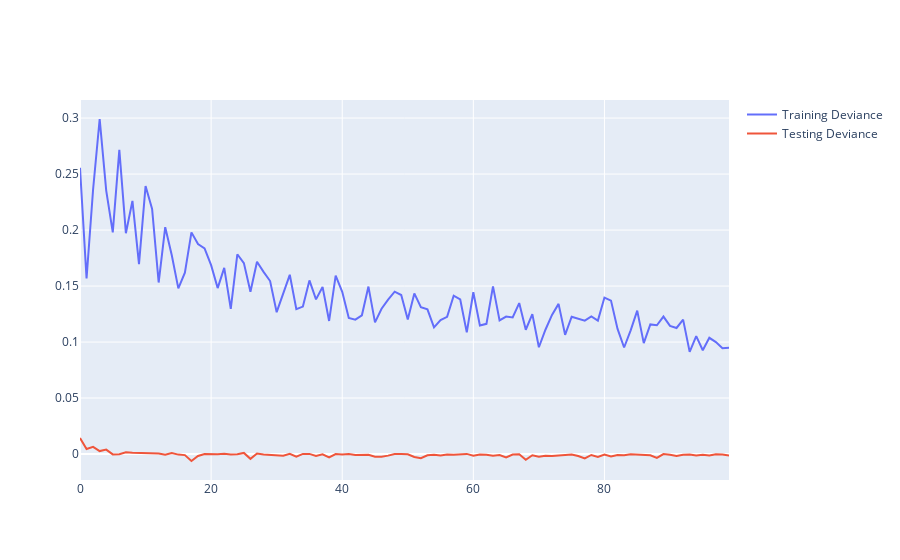

Notebook cell for this chart:
### Markdown cell above
And add the two lines, one for training deviance and one for testing deviance.

### Code cell
fig.add_scatter(x=np.arange(0,100), y=gradientBoostingRegressor.train_score_, name="Training Deviance")

fig.add_scatter(x=np.arange(0,100), y=gradientBoostingRegressor.oob_improvement_, name="Testing Deviance")

#<xml xmlns="https://developers.google.com/blockly/xml"><variables><variable id="FuH.yx^v|kVlL!174TwM">fig</variable></variables><block type="varDoMethod" id="t+LX0/GT`Qh5{V)D|_Do" x="8" y="108"><field name="VAR" id="FuH.yx^v|kVlL!174TwM">fig</field><field name="MEMBER">add_scatter</field><data>fig:add_scatter</data><value name="INPUT"><block type="lists_create_with" id="$P.j=XWx|B{Y).~[lezc"><mutation items="3"></mutation><value name="ADD0"><block type="dummyOutputCodeBlock" id="Hwlm,itF~DgkC;2v8pR#"><field name="CODE">x=np.arange(0,100)</field></block></value><value name="ADD1"><block type="dummyOutputCodeBlock" id="?Vn@H0+:Y,rip,w8aKf2"><field name="CODE">y=gradientBoostingRegressor.train_score_</field></block></value><value name="ADD2"><block type="dummyOutputCodeBlock" id="GJ2OO1n10FnddKV3eGZ)"><field name="CODE">name="Training Deviance"</field></block></value></block></value></block><block type="varDoMethod" id="%th4!T:T(hpvb_^]Me[#" x="15" y="192"><field name="VAR" id="FuH.yx^v|kVlL!174TwM">fig</field><field name="MEMBER">add_scatter</field><data>fig:add_scatter</data><value name="INPUT"><block type="lists_create_with" id="JUgueIjO?}v?1eij{k0H"><mutation items="3"></mutation><value name="ADD0"><block type="dummyOutputCodeBlock" id="@pg^4a/R,=aqA`%8At`r"><field name="CODE">x=np.arange(0,100)</field></block></value><value name="ADD1"><block type="dummyOutputCodeBlock" id=",KXsqS*+JycIh?{g;`vQ"><field name="CODE">y=gradientBoostingRegressor.oob_improvement_</field></block></value><value name="ADD2"><block type="dummyOutputCodeBlock" id="B5jcBj.Fhb9nYG#1H/]z"><field name="CODE">name="Testing Deviance"</field></block></value></block></value></block></xml>

### Figure 1 — Plotly figure (JSON) as saved in the notebook; plotly's stock layout.template omitted (floating-point values rounded to 4 significant figures)
{"data": [{"name": "Training Deviance", "type": "scatter", "x": [0, 1, 2, 3, 4, 5, 6, 7, 8, 9, 10, 11, 12, 13, 14, 15, 16, 17, 18, 19, 20, 21, 22, 23, 24, 25, 26, 27, 28, 29, 30, 31, 32, 33, 34, 35, 36, 37, 38, 39, 40, 41, 42, 43, 44, 45, 46, 47, 48, 49, 50, 51, 52, 53, 54, 55, 56, 57, 58, 59, 60, 61, 62, 63, 64, 65, 66, 67, 68, 69, 70, 71, 72, 73, 74, 75, 76, 77, 78, 79, 80, 81, 82, 83, 84, 85, 86, 87, 88, 89, 90, 91, 92, 93, 94, 95, 96, 97, 98, 99], "y": [0.2557, 0.1568, 0.2364, 0.2992, 0.2352, 0.1979, 0.2716, 0.1972, 0.2261, 0.1696, 0.2393, 0.2188, 0.1532, 0.2025, 0.1775, 0.1479, 0.162, 0.1979, 0.1875, 0.1837, 0.1686, 0.1482, 0.1662, 0.1296, 0.1784, 0.1704, 0.145, 0.1717, 0.1626, 0.1545, 0.1266, 0.1432, 0.16, 0.1294, 0.1316, 0.155, 0.1381, 0.1492, 0.1188, 0.1592, 0.1449, 0.1216, 0.12, 0.1239, 0.1495, 0.1176, 0.1297, 0.1379, 0.145, 0.142, 0.1202, 0.1434, 0.1312, 0.1292, 0.1131, 0.1196, 0.1226, 0.1414, 0.138, 0.1087, 0.1444, 0.1147, 0.1163, 0.1497, 0.1194, 0.1227, 0.122, 0.1348, 0.111, 0.125, 0.09537, 0.111, 0.1242, 0.1341, 0.1065, 0.1226, 0.1208, 0.1191, 0.1228, 0.1191, 0.1397, 0.137, 0.1117, 0.09512, 0.1105, 0.1281, 0.09904, 0.1157, 0.115, 0.1228, 0.1144, 0.1126, 0.12, 0.09125, 0.1053, 0.09266, 0.1038, 0.09995, 0.09444, 0.09483]}, {"name": "Testing Deviance", "type": "scatter", "x": [0, 1, 2, 3, 4, 5, 6, 7, 8, 9, 10, 11, 12, 13, 14, 15, 16, 17, 18, 19, 20, 21, 22, 23, 24, 25, 26, 27, 28, 29, 30, 31, 32, 33, 34, 35, 36, 37, 38, 39, 40, 41, 42, 43, 44, 45, 46, 47, 48, 49, 50, 51, 52, 53, 54, 55, 56, 57, 58, 59, 60, 61, 62, 63, 64, 65, 66, 67, 68, 69, 70, 71, 72, 73, 74, 75, 76, 77, 78, 79, 80, 81, 82, 83, 84, 85, 86, 87, 88, 89, 90, 91, 92, 93, 94, 95, 96, 97, 98, 99], "y": [0.01425, 0.004435, 0.006362, 0.00265, 0.003941, -0.0003489, -9.293e-05, 0.001578, 0.001159, 0.001038, 0.001133, 0.0005547, 0.0005667, -0.0005783, 0.0008264, -0.000523, -0.0009467, -0.006217, -0.001739, 9.362e-05, -0.0002495, -0.0001805, 0.0002002, -0.0003813, -0.0002664, 0.0009804, -0.004285, 0.0004009, -0.0004704, -0.0006161, -0.0008355, -0.001494, 0.0002087, -0.002433, 7.596e-05, 0.0001387, -0.001799, -0.0001858, -0.003015, -3.773e-05, -0.0004159, 4.361e-05, -0.0008475, -0.0009831, -0.0005945, -0.002441, -0.002466, -0.001426, 8.286e-05, -4.118e-05, -0.0002654, -0.002583, -0.003743, -0.00108, -0.0005892, -0.001366, -0.0003919, -0.0006091, -0.000139, 0.0001294, -0.001498, -0.0003456, -0.0006405, -0.001454, -0.0009225, -0.002953, -0.0004246, -0.000252, -0.00518, -0.00106, -0.002424, -0.001549, -0.001677, -0.001149, -0.0009851, -0.0003303, -0.001737, -0.003942, -0.000832, -0.002591, -0.0004654, -0.002268, -0.0009466, -0.00103, -0.0002914, -0.0004425, -0.0003867, -0.001087, -0.00344, -6.794e-05, -0.0005894, -0.001785, -0.0007077, -0.000339, -0.001371, -0.000695, -0.001352, -0.0002376, -0.0004666, -0.001351]}], "layout": {"autosize": true, "xaxis": {"autorange": true, "range": [0, 99], "type": "linear"}, "yaxis": {"autorange": true, "range": [-0.02318, 0.3161], "type": "linear"}}}
